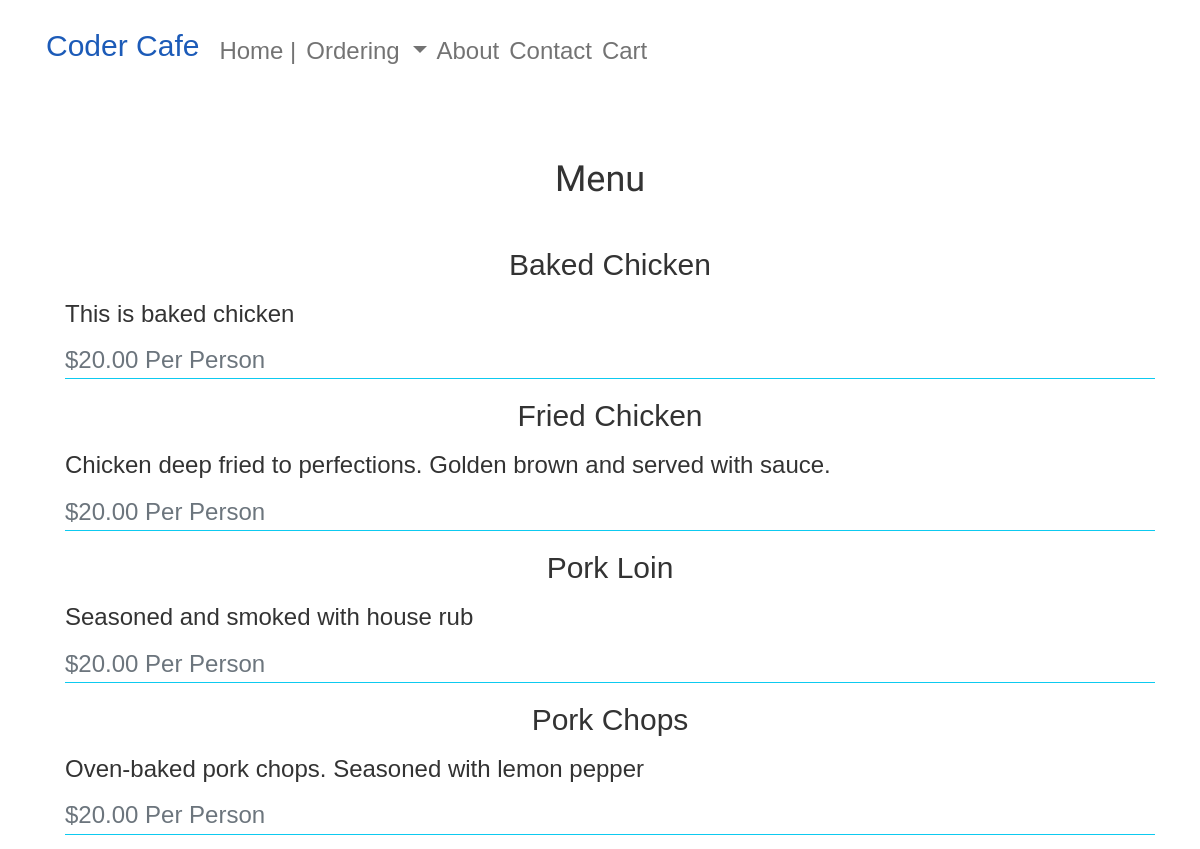
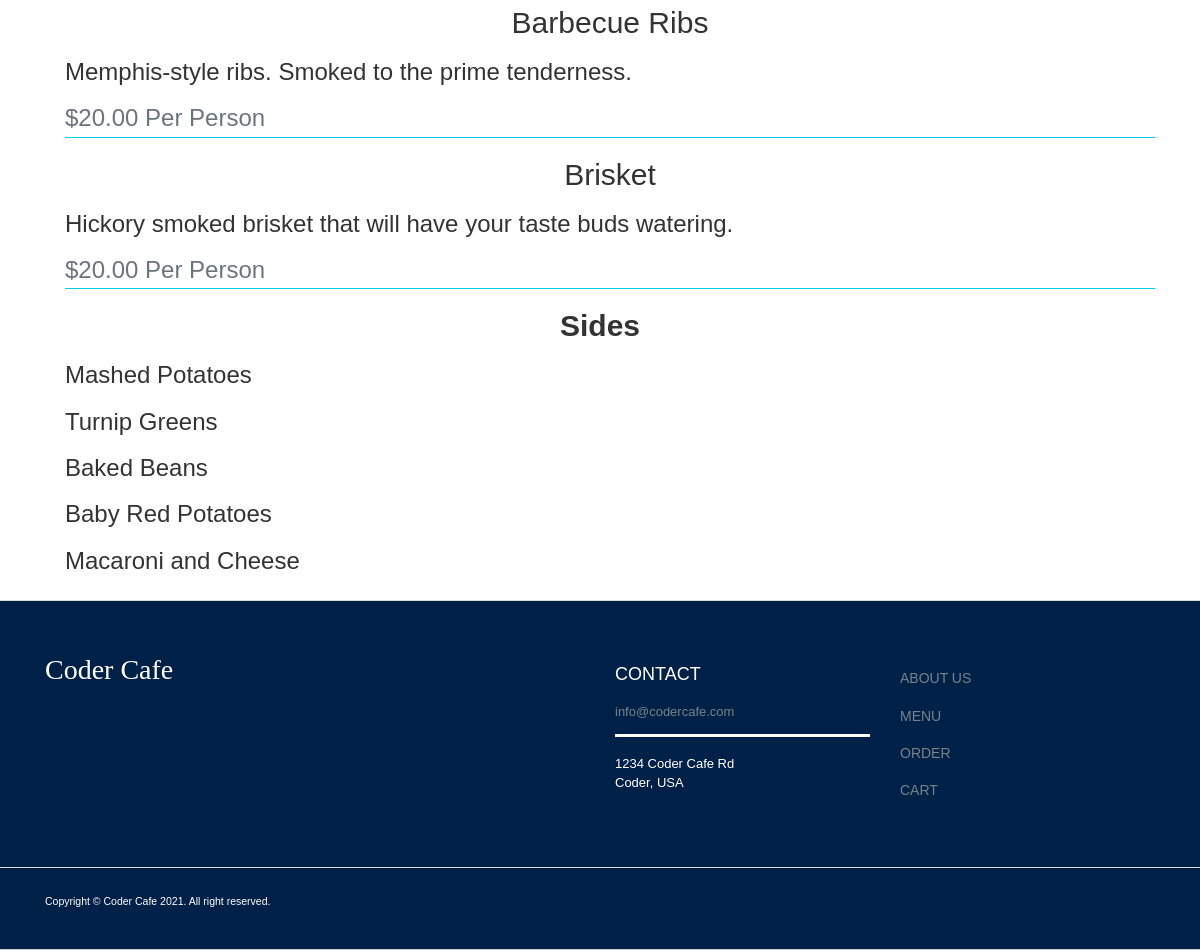
The app's page /menu/ with its own data (2 pictures, top to bottom).
### pages/models.py (models this page shows, shortened)
class Menu_Item(models.Model):
    name = models.CharField(max_length=200)
    description = models.TextField()
    price = models.FloatField()

class Side(models.Model):
    name = models.CharField(max_length = 100)

### pages/views.py (the view)
# urls.py: path('menu/', views.menu, name='menu'),
def menu(request):
    menu = Menu_Item.objects.all()
    side = Side.objects.all()
    if request.method == 'POST':
        name = request.POST.get('name')
        description = request.POST.get('description')
        price = "20.00"
        menu_data = Menu_Item(name=name, description=description,price=price)
        menu_data.save()
        return render(request, "editmenu.html")
    else:
         return render(request, "menu.html", {'menu': menu , 'side': side})
    return render(request, "menu.html", {'menu': menu, 'side': side} )

### pages/templates/menu.html
{% extends 'base.html' %}
{% block content %}
    <div class="container">
        <h1 class="text-center page-title">Menu</h1>
            {% for item in menu %}
                <ul>
                    <li>
                        <div class="border-bottom border-info">
                            <h2 class="card-title text-center pl-3">{{item.name}}</h2>
                            <h3 class="menu-card-text">{{item.description}}</h3>
                            <h3 class="menu-card-subtitle mb-2 text-muted ">${{item.price | floatformat:2}} Per Person</h3>
                        </div>
                    </li>
                </ul>
            {% endfor %}
            <div>
                <h2 class="text-center"><strong>Sides</strong></h2>
                <ul>
                    <li>
                        <div>
                            {% for item in side %}
                                <h3>{{item.name}}</h3>
                            {% endfor %}
                        </div>
                    </li>
                </ul>
            </div>
    </div>
{% endblock %}

### static/styles/invoice.css (style rules this page uses)
.page-title { font-family: 'Acme', sans-serif; }

### static/styles/styles.css (style rules this page uses)
* { box-sizing: border-box; font-family: sans-serif; margin: 0; padding: 0; color: #333; }
body { height: 100vh; display: flex; flex-direction: column; align-items: stretch; font-family: 'Roboto', sans-serif; }
.holder { margin: 0; display: grid; grid-template-columns: auto; min-height: 100%; grid-template-rows: .2fr 3fr .25fr; }
.page-title { margin: 6vh 0; }
ul { list-style-type: none; }

### records on screen
Menu_Item: name "Baked Chicken", description "This is baked chicken", price "20.00"
Menu_Item: name "Fried Chicken", description "Chicken deep fried to perfections. Golden brown and served with sauce.", price "20.00"
Menu_Item: name "Pork Loin", description "Seasoned and smoked with house rub", price "20.00"
Menu_Item: name "Pork Chops", description "Oven-baked pork chops. Seasoned with lemon pepper", price "20.00"
Menu_Item: name "Barbecue Ribs", description "Memphis-style ribs. Smoked to the prime tenderness.", price "20.00"
Menu_Item: name "Brisket", description "Hickory smoked brisket that will have your taste buds watering.", price "20.00"
Side: name "Mashed Potatoes"
Side: name "Turnip Greens"
Side: name "Baked Beans"
Side: name "Baby Red Potatoes"
Side: name "Macaroni and Cheese"
